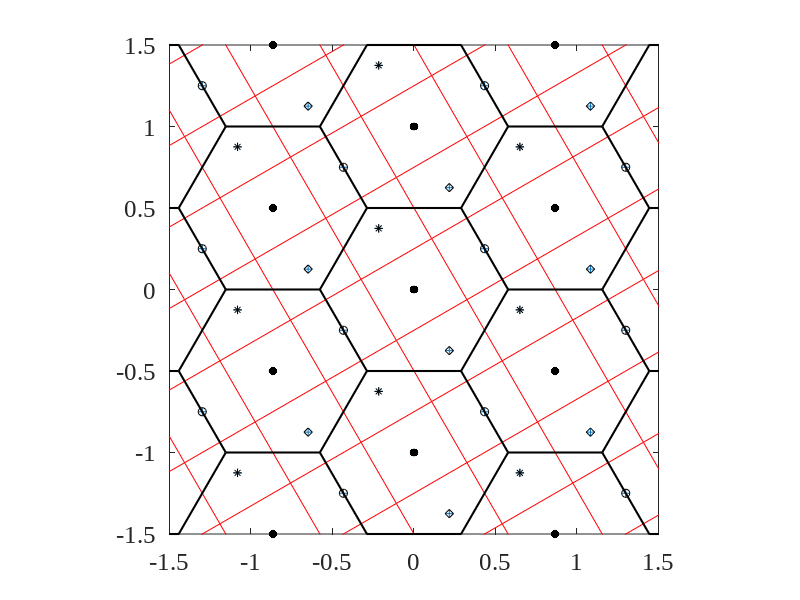

MATLAB code for this plot:
%Constructs a nested lattice code using 'construction A'. The inputs are a scalar
%p (prime number?, if yes, ^ is a good lattice for MSE quantization) that indicates 
% the number of codewords, a generating vector g (size n x 1), a matrix 
%generator G of size n x n (where the basis vectors are given in rows) for the coarse
%lattice and a parameter (debug) which when set to other value than 0 plots
%the lattice points and the corresponding Voronoi regions (works only in 2
%dimensions).
%The output is a n x p matrix containing the cosets of the nested lattice code.

clear all
close all
clc;
%Example using a hexagonal lattice as coarse lattice:
p = 4;
g = [2 3]'; %generating vector for the fine lattice
Delta = 1;
Ghex = [0, Delta; Delta*sqrt(3)/2, Delta/2];   %generator matrix
G=Ghex;
debug = 2;
% cosets = construction_a(p, g, Ghex, 1)

%%%%%%%%%%%%%%%%%%%%%%%%%%%%%%%%%%%%%%%%%%%%%%%%%%%%%%%%%%%%%%%%%%%%%%%%%%%%%%%%%%%%%%%%%%%%%%%%%%%%
x=zeros(2, p);
for q=0:p-1
    x(:,q+1) = mod(q*g, p)/p;
end
cosets = x; %codewords or coset representatives (column vectors)
cosets*p;
% the below needs only to show the shape of lattice using construction_A
if (debug & length(g)==2)
    x = [x, x + repmat([1; 0], 1, p), x + repmat([0; 1], 1, p), x + repmat([-1; 0], 1, p), x + repmat([0; -1], 1, p), ...
        x + repmat([1; -1], 1, p), x + repmat([-1; 1], 1, p), x + repmat([1; 1], 1, p), x + repmat([-1; -1], 1, p), ...
        x + repmat([0; -2], 1, p), x + repmat([0; 2], 1, p), x + repmat([2; -2], 1, p), x + repmat([2; -1], 1, p), ...
        x + repmat([2; 0], 1, p), x + repmat([2; 1], 1, p), x + repmat([2; 2], 1, p), x + repmat([1; -2], 1, p), ...
        x + repmat([1; 2], 1, p), x + repmat([-2; -2], 1, p), x + repmat([-2; -1], 1, p), x + repmat([-2; 0], 1, p), ...
        x + repmat([-2; 1], 1, p), x + repmat([-2; 2], 1, p), x + repmat([-1; -2], 1, p), x + repmat([-1; 2], 1, p), ...
        x + repmat([-3; -3], 1, p), x + repmat([-3; -2], 1, p), x + repmat([-3; -1], 1, p), x + repmat([-3; 0], 1, p), ...
        x + repmat([-3; 1], 1, p), x + repmat([-3; 2], 1, p), x + repmat([-3; 3], 1, p), x + repmat([2; -3], 1, p)];
%     figure(1), plot(x(1,:), x(2,:), '*'), grid on, title('Original lattice points generated by Construction A')
%     figure(2), voronoi(x(1,:)*p, x(2,:)*p), axis equal, axis([0, 1, 0, 1]*p), grid on,
%     title('Original lattice points (in the unit cube) generated by Construction A')
end
cosets = (cosets'*G)';   
% the below needs only to show the shape of lattice using construction_A
if (debug & length(g)==2)
    y = x'*G;    %points of the fine lattice
    combs = [0 0; 0 1; 0 -1; 1 0; 1 1; 1 -1; -1 0; -1 1; -1 -1; -2 -2; -2 -1; -2 0; -2 1; -2 2; 2 -2; 2 -1; 2 0; 2 1; 2 2; ...
        -3 -3; -3 -2; -3 -1; -3 0; -3 1; -3 2; -3 3; 3 -3; 3 -2; 3 -1; 3 0; 3 1; 3 2; 3 3; -1 -3; -1 -2; -1 2; -1 3; ...
        1 -3; 1 -2; 1 2; 1 3; -2 -3; 2 3; 0 -2; 0 2; 0 -3; 0 3];
    hex_latt = combs*G;
    hex_latt = hex_latt + repmat(cosets(:,1)', size(hex_latt, 1), 1);   %lattice_points as row vectors
end
% figure(3), plot(y(:,1), y(:,2), '.'), hold on
% title('Fine lattice \Lambda_f (dots) and coarse lattice \Lambda_c (circles)')
% figure(3), hold on, plot(hex_latt(:,1), hex_latt(:,2), 'ro'), 
% hold off, axis equal
if (debug & length(g)==2)
   voronoi(y(:,1), y(:,2), 'r') % fine lattice points and lines
   
   coset1 = cosets(:,1);
   hold on, plot(hex_latt(:,1) + repmat(coset1(1), size(hex_latt,1), 1), ...
    hex_latt(:,2) + repmat(coset1(2), size(hex_latt,1), 1), '.k', 'MarkerSize', 6), hold off

coset2 = cosets(:,2);
hold on, plot(hex_latt(:,1) + repmat(coset2(1), size(hex_latt,1), 1), ...
    hex_latt(:,2) + repmat(coset2(2), size(hex_latt,1), 1), '*k', 'MarkerSize', 6), hold off

coset3 = cosets(:,3);
hold on, plot(hex_latt(:,1) + repmat(coset3(1), size(hex_latt,1), 1), ...
    hex_latt(:,2) + repmat(coset3(2), size(hex_latt,1), 1), 'ok', 'MarkerSize', 6), hold off

coset4 = cosets(:,4);
hold on, plot(hex_latt(:,1) + repmat(coset4(1), size(hex_latt,1), 1), ...
    hex_latt(:,2) + repmat(coset4(2), size(hex_latt,1), 1), 'dk', 'MarkerSize', 6), hold off
   
    [vx, vy] = voronoi(hex_latt(:,1), hex_latt(:,2));
    hold on, plot(hex_latt(:,1), hex_latt(:,2), '.k', 'MarkerSize', 18), % coarse lattice points
    plot(vx, vy, 'k', 'Linewidth', 1.5), hold off  % coarse lattice lines
end
axis equal
axis (1.5*[-1 1 -1 1]),
set(gca,'FontSize',18,'FontName','Times New Roman');


